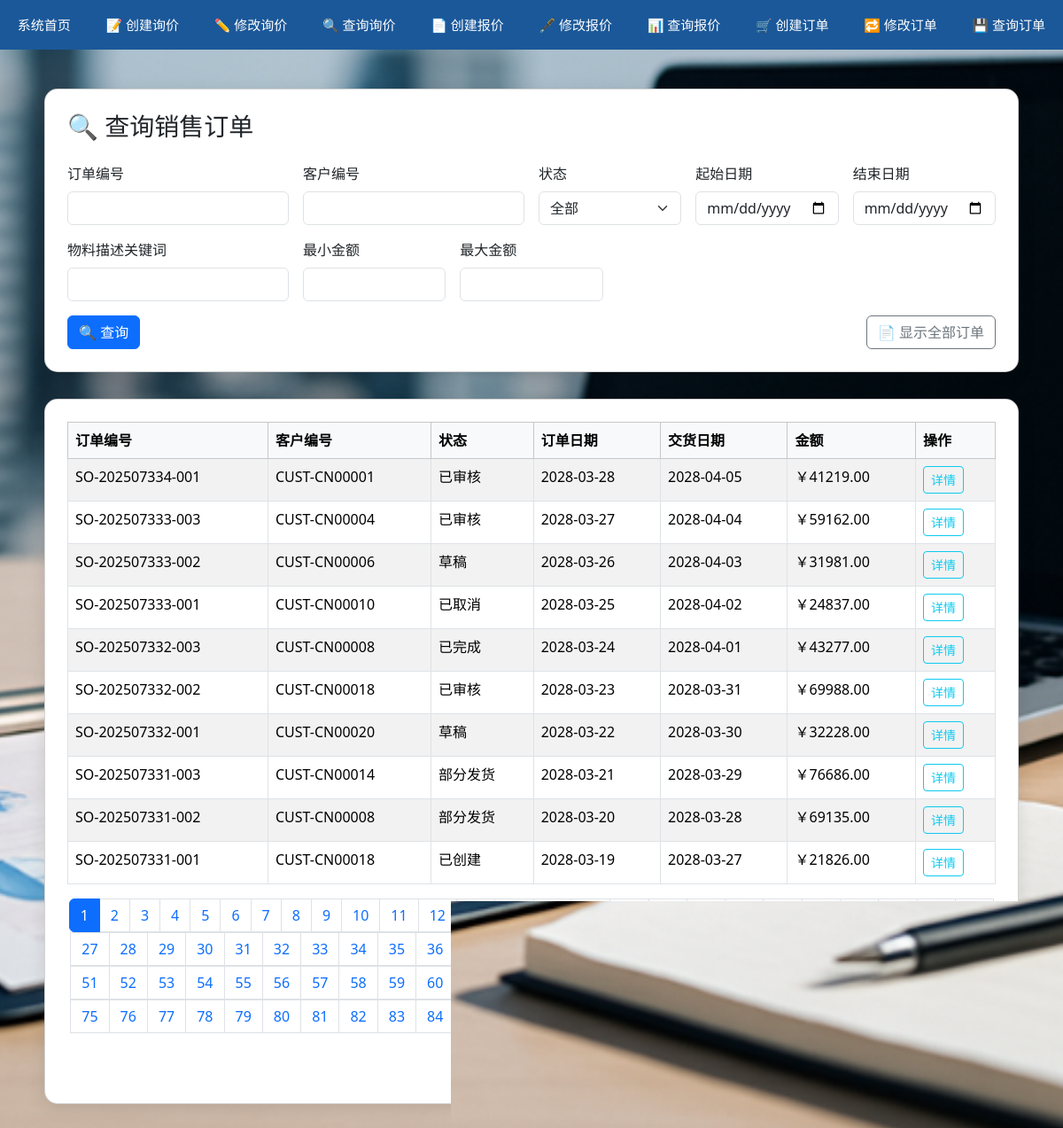
Screenshot of /order/query-order with the database file from the repository.
### order/models.py (models this page shows)
class SalesOrder(db.Model):
    __tablename__ = 'SalesOrder'
    sales_order_id = db.Column(db.String(255), primary_key=True)
    customer_id = db.Column(db.String(255), nullable=False)
    quotation_id = db.Column(db.String(255))
    order_date = db.Column(db.DateTime, nullable=False)
    required_delivery_date = db.Column(db.Date, nullable=False)
    status = db.Column(db.String(255))
    total_amount = db.Column(db.Numeric, nullable=False)
    credit_check_result = db.Column(db.String(255))
    remarks = db.Column(db.String(255))
    items = db.relationship('OrderItem', backref='order', lazy=True, cascade="all, delete-orphan")

### order/views.py (the view)
@order_bp.route('/query-order', methods=['GET', 'POST'])
def query_order():
    page = int(request.args.get('page', 1))
    per_page = 10
    form = request.form if request.method == 'POST' else request.args
    show_all = form.get('show_all') == '1'
    query = SalesOrder.query.options(joinedload(SalesOrder.items))
    if not show_all:
        if form.get('sales_order_id'):
            query = query.filter(SalesOrder.sales_order_id.like(f"%{form.get('sales_order_id')}%"))
        if form.get('customer_id'):
            query = query.filter(SalesOrder.customer_id.like(f"%{form.get('customer_id')}%"))
        if form.get('status') and form.get('status') != '全部':
            query = query.filter(SalesOrder.status == form.get('status'))
        if form.get('date_from'):
            query = query.filter(SalesOrder.order_date >= form.get('date_from'))
        if form.get('date_to'):
            query = query.filter(SalesOrder.order_date <= form.get('date_to'))
        if form.get('min_total'):
            query = query.filter(SalesOrder.total_amount >= float(form.get('min_total')))
        if form.get('max_total'):
            query = query.filter(SalesOrder.total_amount <= float(form.get('max_total')))
        if form.get('material_keyword'):
            query = query.join(SalesOrder.items).join(OrderItem.material).filter(
                Material.description.ilike(f"%{form.get('material_keyword')}%")
            ).distinct()
    total = query.count()
    orders = query.order_by(SalesOrder.order_date.desc()).offset((page - 1) * per_page).limit(per_page).all()
    total_pages = ceil(total / per_page)
    return render_template('order/query_order.html',
                           orders=orders,
                           page=page,
                           total_pages=total_pages,
                           form_data=form)

### templates/order/query_order.html (shortened to what this page needs)
<!DOCTYPE html>
<html lang="zh">
<head>
  <link href="https://cdn.jsdelivr.net/npm/bootstrap@5.3.3/dist/css/bootstrap.min.css" rel="stylesheet">
</head>
<body>
 <nav style="position: fixed; top: 0; left: 0; right: 0; height: 56px; background: #1b5899; color: white; display: flex; align-items: center; justify-content: space-around; z-index: 9999; font-family: 'Segoe UI', sans-serif; font-size: 15px;">
  <a href="/dashboard" style="color: white; text-decoration: none;">系统首页</a>
  <a href="/order/create-inquiry" style="color: white; text-decoration: none;">📝 创建询价</a>
  <a href="/order/edit-inquiry" style="color: white; text-decoration: none;">✏️ 修改询价</a>
  <a href="/order/query-inquiry" style="color: white; text-decoration: none;">🔍 查询询价</a>
  <a href="/order/create-quote" style="color: white; text-decoration: none;">📄 创建报价</a>
  <a href="/order/edit-quote" style="color: white; text-decoration: none;">🖋️ 修改报价</a>
  <a href="/order/query-quote" style="color: white; text-decoration: none;">📊 查询报价</a>
  <a href="/order/create-order" style="color: white; text-decoration: none;">🛒 创建订单</a>
  <a href="/order/edit-order" style="color: white; text-decoration: none;">🔁 修改订单</a>
  <a href="/order/query-order" style="color: white; text-decoration: none;">💾 查询订单</a>
</nav>
<div class="container">
  <div class="card">
    <h3 class="mb-4">🔍 查询销售订单</h3>
    <form method="POST" class="row g-3">
      <div class="col-md-3">
        <label class="form-label">订单编号</label>
        <input type="text" name="sales_order_id" value="{{ form_data.sales_order_id or '' }}" class="form-control">
      </div>
      <div class="col-md-3">
        <label class="form-label">客户编号</label>
        <input type="text" name="customer_id" value="{{ form_data.customer_id or '' }}" class="form-control">
      </div>
      <div class="col-md-2">
        <label class="form-label">状态</label>
        <select name="status" class="form-select">
          <option {% if not form_data.status or form_data.status == '全部' %}selected{% endif %}>全部</option>
        </select>
      </div>
      <div class="col-md-2">
        <label class="form-label">起始日期</label>
        <input type="date" name="date_from" value="{{ form_data.date_from or '' }}" class="form-control">
      </div>
      <div class="col-md-2">
        <label class="form-label">结束日期</label>
        <input type="date" name="date_to" value="{{ form_data.date_to or '' }}" class="form-control">
      </div>
      <div class="col-md-3">
        <label class="form-label">物料描述关键词</label>
        <input type="text" name="material_keyword" value="{{ form_data.material_keyword or '' }}" class="form-control">
      </div>
      <div class="col-md-2">
        <label class="form-label">最小金额</label>
        <input type="number" step="0.01" name="min_total" value="{{ form_data.min_total or '' }}" class="form-control">
      </div>
      <div class="col-md-2">
        <label class="form-label">最大金额</label>
        <input type="number" step="0.01" name="max_total" value="{{ form_data.max_total or '' }}" class="form-control">
      </div>
      <div class="col-12 d-flex justify-content-between">
        <button type="submit" class="btn btn-primary">🔍 查询</button>
        <button type="submit" name="show_all" value="1" class="btn btn-outline-secondary">📄 显示全部订单</button>
      </div>
    </form>
  </div>
  {% if orders is not none %}
    {% if orders %}
      <div class="card mt-4">
        <table class="table table-bordered table-hover table-striped">
          <thead class="table-light">
          <tr>
            <th>订单编号</th>
            <th>客户编号</th>
            <th>状态</th>
            <th>订单日期</th>
            <th>交货日期</th>
            <th>金额</th>
            <th>操作</th>
          </tr>
          </thead>
          <tbody>
          {% for order in orders %}
            <tr>
              <td>{{ order.sales_order_id }}</td>
              <td>{{ order.customer_id }}</td>
              <td>{{ order.status }}</td>
              <td>{{ order.order_date.strftime('%Y-%m-%d') }}</td>
              <td>{{ order.required_delivery_date.strftime('%Y-%m-%d') }}</td>
              <td>￥{{ '%.2f' % order.total_amount }}</td>
              <td>
                <a href="{{ url_for('order.order_detail', sales_order_id=order.sales_order_id) }}" class="btn btn-sm btn-outline-info">详情</a>
              </td>
            </tr>
          {% endfor %}
          </tbody>
        </table>
        <nav>
         <nav>
          <ul class="pagination justify-content-center flex-wrap">
            {% for p in range(1, total_pages + 1) %}
              <li class="page-item {% if p == page %}active{% endif %}">
                <a class="page-link"
                   href="{{ url_for('order.query_order', page=p,
                     sales_order_id=form_data.sales_order_id,
                     customer_id=form_data.customer_id,
                     status=form_data.status,
                     date_from=form_data.date_from,
                     date_to=form_data.date_to,
                     material_keyword=form_data.material_keyword,
                     min_total=form_data.min_total,
                     max_total=form_data.max_total,
                     show_all='1' if request.form.get('show_all') or request.args.get('show_all') else '') }}">{{ p }}</a>
              </li>
            {% endfor %}
          </ul>
        </nav>
      </div>
    {% else %}
      <div class="alert alert-warning mt-4">⚠️ 没有找到符合条件的订单。</div>
    {% endif %}
  {% endif %}
</div>
</body>
</html>

### templates/order/query_order.html (style rules this page uses)
body { padding-top: 70px; background: url('/static/order_background.png') no-repeat center center fixed; background-size: cover; font-family: 'Segoe UI', sans-serif; }
.card { max-width: 1100px; margin: 30px auto; border-radius: 15px; box-shadow: 0 4px 20px rgba(0,0,0,0.1); padding: 25px; }
.table-striped > tbody > tr:nth-child(odd) { background-color: #f9f9f9; }

### rows the page displays
SalesOrder: sales_order_id "SO-202507334-001", customer_id "CUST-CN00001", status "已审核", order_date "2028-03-28", required_delivery_date "2028-04-05", total_amount "41219.00"
SalesOrder: sales_order_id "SO-202507333-003", customer_id "CUST-CN00004", status "已审核", order_date "2028-03-27", required_delivery_date "2028-04-04", total_amount "59162.00"
SalesOrder: sales_order_id "SO-202507333-002", customer_id "CUST-CN00006", status "草稿", order_date "2028-03-26", required_delivery_date "2028-04-03", total_amount "31981.00"
SalesOrder: sales_order_id "SO-202507333-001", customer_id "CUST-CN00010", status "已取消", order_date "2028-03-25", required_delivery_date "2028-04-02", total_amount "24837.00"
SalesOrder: sales_order_id "SO-202507332-003", customer_id "CUST-CN00008", status "已完成", order_date "2028-03-24", required_delivery_date "2028-04-01", total_amount "43277.00"
SalesOrder: sales_order_id "SO-202507332-002", customer_id "CUST-CN00018", status "已审核", order_date "2028-03-23", required_delivery_date "2028-03-31", total_amount "69988.00"
SalesOrder: sales_order_id "SO-202507332-001", customer_id "CUST-CN00020", status "草稿", order_date "2028-03-22", required_delivery_date "2028-03-30", total_amount "32228.00"
SalesOrder: sales_order_id "SO-202507331-003", customer_id "CUST-CN00014", status "部分发货", order_date "2028-03-21", required_delivery_date "2028-03-29", total_amount "76686.00"
SalesOrder: sales_order_id "SO-202507331-002", customer_id "CUST-CN00008", status "部分发货", order_date "2028-03-20", required_delivery_date "2028-03-28", total_amount "69135.00"
SalesOrder: sales_order_id "SO-202507331-001", customer_id "CUST-CN00018", status "已创建", order_date "2028-03-19", required_delivery_date "2028-03-27", total_amount "21826.00"

### other values shown
{{ p }} "1" "2" "3" "4" "5" "6" "7" "8" "9" "10" "11" "12" "13" "14" "15" "16" "25" "26" "27" "28" "29" "30" "31" "32" "33" "34" "35" "36" "39" "40" "47" "48" "49" "50" "51" "52" "53" "54" "55" "56" "57" "58" "59" "60" "61" "62" "63" "64" "66" "67" "70" "71" "72" "73" "75" "76" "77" "78" "79" "80" "81" "82" "83" "84" "85" "86" "87" "88" "89" "90" "91" "92" "93" "94" "95" "101"
